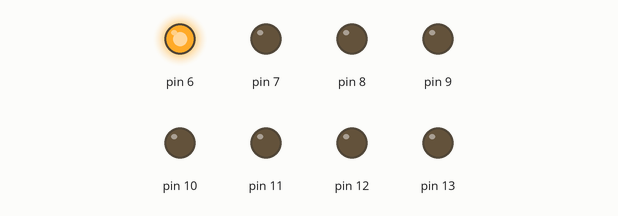
Simulated run of this sketch. Board: Arduino Uno, built with avr-gcc and run on an emulated ATmega328P. On the bench: output pins drawn as LEDs (lit = HIGH).

Above: at 0.05 s.
At 0.45 s:
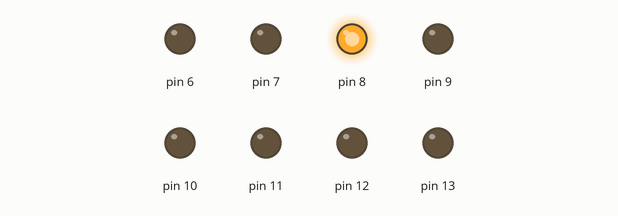
At 0.85 s:
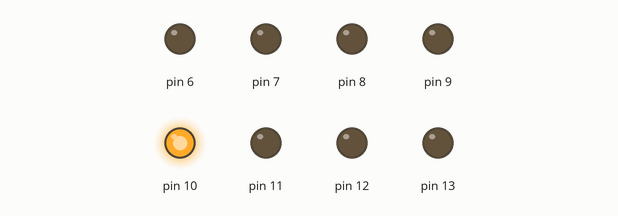
At 1.85 s:
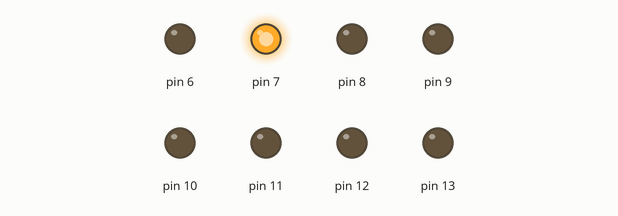
At 2.65 s:
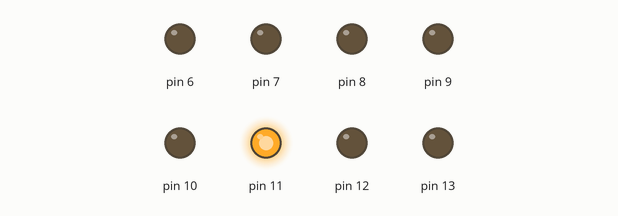
At 3.55 s:
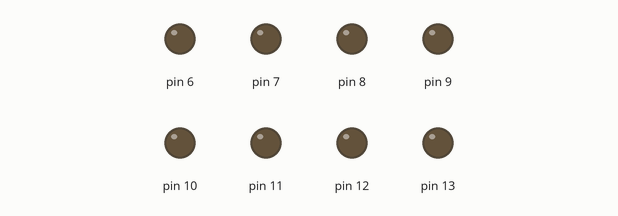
Timing chart, 0 to 3.9 s (numbered marks = the images above):
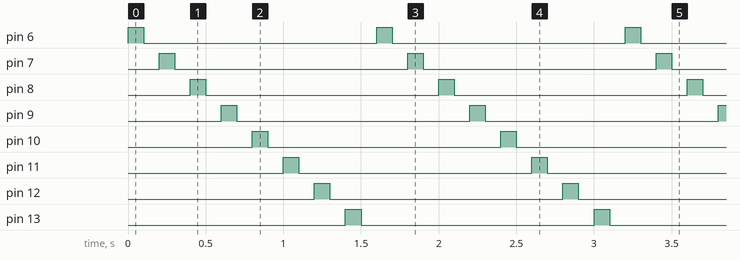

The sketch:

LEDNumber.ino
```cpp
void setup() {
  // put your setup code here, to run once:
  for(int i = 6; i<14; i++)
  {
    pinMode(i,OUTPUT);
  }

}

void loop() {
  // put your main code here, to run repeatedly:
  for(int i = 6; i<14; i++)
  {
    digitalWrite(i,HIGH);
    delay(100);
    digitalWrite(i,LOW);
    delay(100);
  }
}
```

Measured:
- by itself, pin 6–13: alternates HIGH for 0.10 s and LOW for 1.5 s
- by itself, everything shown: repeats every 1.6 s, in 16 steps
